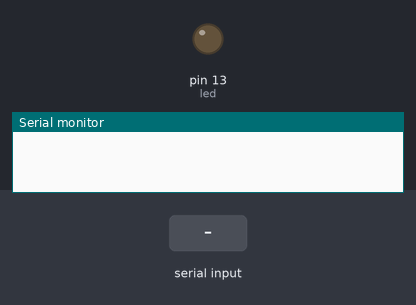
A sketch run on a simulated Arduino Uno, built with avr-gcc and run on an emulated ATmega328P. Parts: output pins drawn as LEDs (lit = HIGH), the last lines printed to the serial monitor. The test bench sets the inputs (shaded band).

Above: at 1.2 s.
1.3 s: byte 30 received over Serial
At 2.0 s:
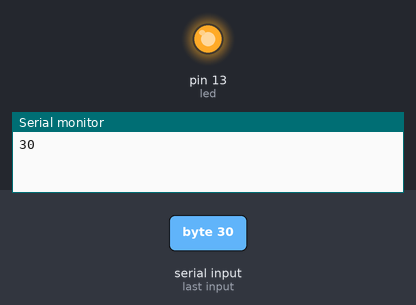
Timing chart, 0 to 4.3 s (numbered marks = the images above; inputs shaded):
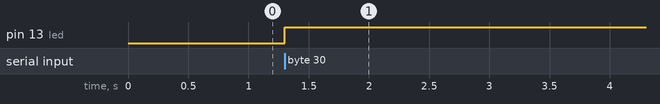

Measured:
- after the input at 1.3 s, pin 13 (led): LOW → HIGH at once

The sketch:

sketch_jul28d.ino
```cpp
const int led = 13;
int a;
void setup() {
  // put your setup code here, to run once:
Serial.begin(9600);
pinMode(led,OUTPUT);
}
void loop() {
 if(Serial.available())
 {
  a=Serial.read();
  Serial.println(a);
  digitalWrite(led,a);// put your main code here, to run repeatedly:
 }

}
```
